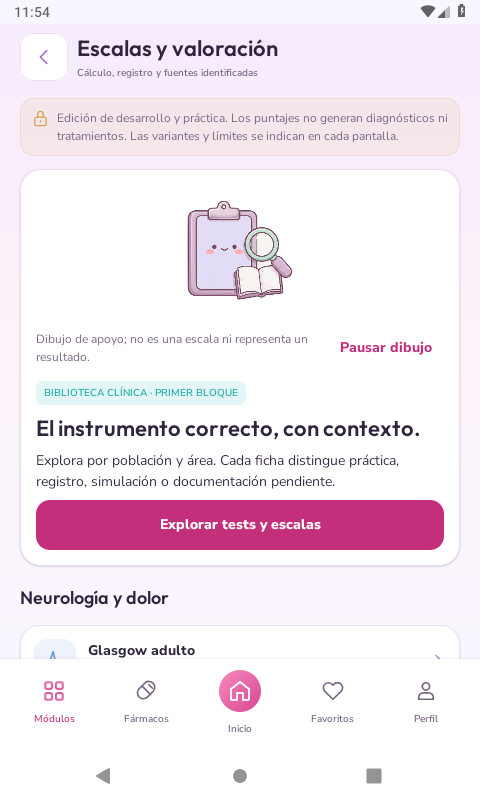
#> input picture qa/escalas_kawaii/apk/movimiento/mov-a.png, 480 x 800 px; its folder holds 4 pictures in this run; the run also reads 2 pictures not shown here
$ python verificar_movimiento.py
#> lines starting #> are read from the running program, lines starting #| are printed output that depends on the picture
#!/usr/bin/env python3
"""Compara cuatro capturas del APK final en emulador; no mide FPS ni uso clínico."""
from pathlib import Path
from PIL import Image, ImageChops
import hashlib
import json

HERE = Path(__file__).resolve().parent / 'apk/movimiento'
REGION = (170, 190, 310, 325)  # Solo la ilustración, no texto ni reloj.


def load(name):
#> called with name = 'mov-a.png'
    path = HERE / name
    with Image.open(path) as image:
#> image is the input picture: PIL image 480x800 RGBA; mean R, G, B, A 243.3, 231.9, 240.3, 255
        if image.size != (480, 800):
            raise ValueError('Las capturas deben conservar su tamaño original 480×800')
        return image.convert('RGB')
#> call 2 of load, with name = 'mov-b.png'
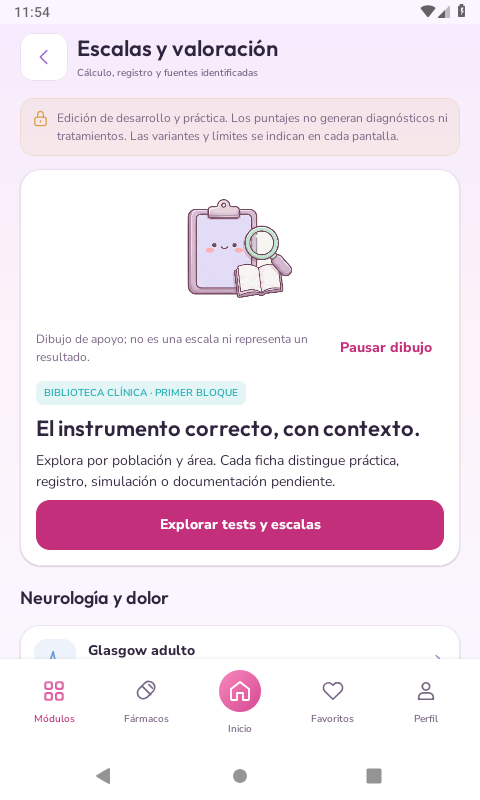
#> input picture qa/escalas_kawaii/apk/movimiento/mov-b.png, 480 x 800 px
#> in load, image is the input picture: PIL image 480x800 RGBA; mean R, G, B, A 243.3, 231.9, 240.3, 255


def changed(a, b):
    r, g, blue = ImageChops.difference(a.crop(REGION), b.crop(REGION)).split()
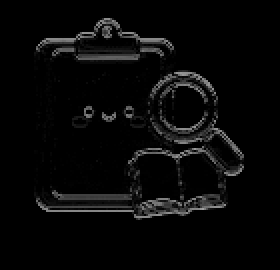
#> r: PIL image 140x135 L (shown 2 times larger); min 0, max 161, mean 8.1
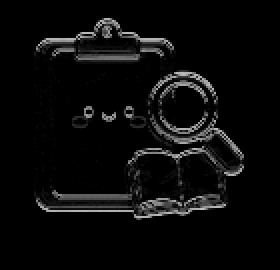
#> g: PIL image 140x135 L (shown 2 times larger); min 0, max 196, mean 10.6
    mask = ImageChops.lighter(ImageChops.lighter(r, g), blue)
    return sum(mask.histogram()[1:])


def main():
    names = ['mov-a.png', 'mov-b.png', 'pausa-a.png', 'pausa-b.png']
    a, b, c, d = map(load, names)
    result = {
        'ambito': 'APK final 0.9, emulador API28: dos fotogramas al moverse y dos tras pulsar pausa; no mide FPS ni teléfono físico',
        'region_xyxy': REGION,
        'pixeles_distintos_movimiento': changed(a, b),
        'pixeles_distintos_pausa': changed(c, d),
        'sha256': {name: hashlib.sha256((HERE / name).read_bytes()).hexdigest() for name in names},
    }
#> in changed (call 2), `r, g, blue = ImageChops.difference(a.crop(REGION), b.crop(REGION)).spl..`: r: PIL image 140x135 L; every value is 0
    if result['pixeles_distintos_movimiento'] <= 100 or result['pixeles_distintos_pausa'] != 0:
        raise SystemExit('La comparación no confirma el resultado esperado')
    print(json.dumps(result, ensure_ascii=False, indent=2))
#| {
#|   "ambito": "APK final 0.9, emulador API28: dos fotogramas al moverse y dos tras pulsar pausa; no mide FPS ni teléfono físico",
#|   "region_xyxy": [
#|     170,
#|     190,
#|     310,
#|     325
#|   ],
#|   "pixeles_distintos_movimiento": 4203,
#|   "pixeles_distintos_pausa": 0,
#|   "sha256": {
#|     "mov-a.png": "c7d4a4980ccd07a6e7cb035d7281f7ce1b1f4fb6bf12be5a4dd94940075a1b63",
#> (further printed lines are left out)


if __name__ == '__main__':
    main()
